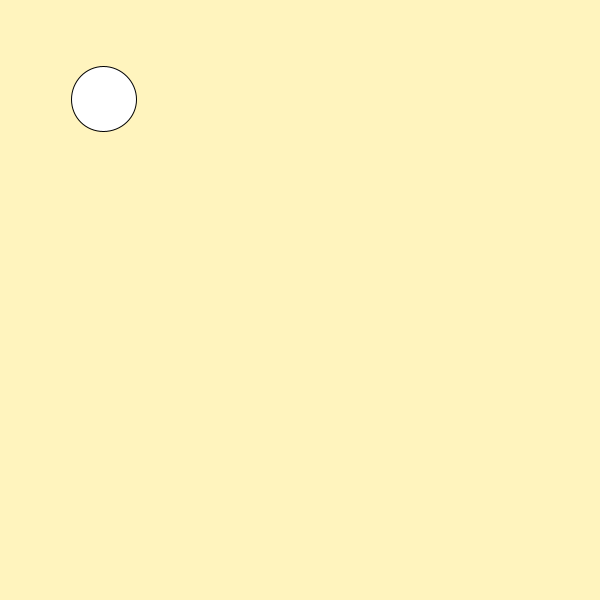
Frame 1 (no input)
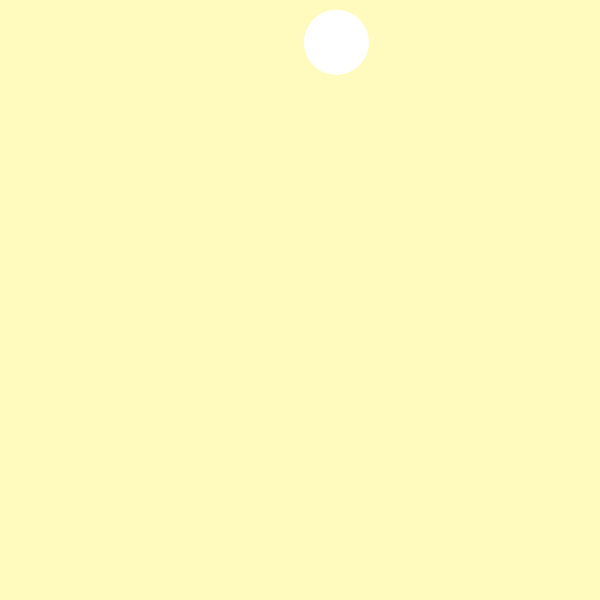
Frame 60 (the mouse pressed at the canvas centre just before this capture)
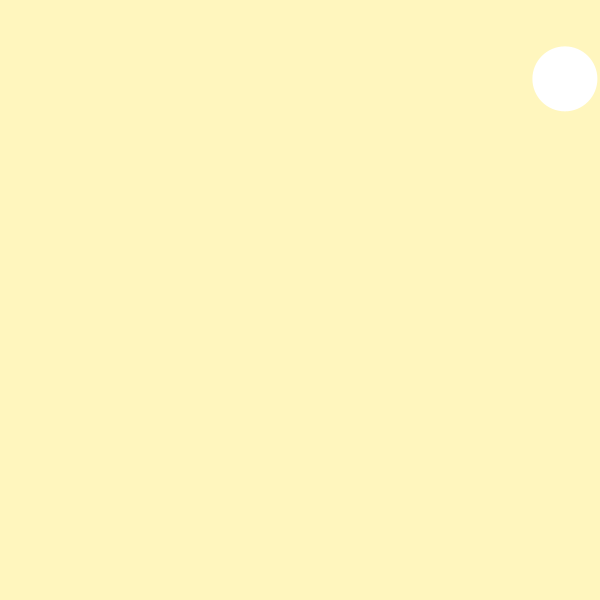
Frame 120 (the mouse held since frame 60 and released just before this capture)

The Processing sketch that drew these frames (run headless with seeded random() and noise(); from frame 60 on, the mouse is pressed at the canvas centre):

// Processing sketch: Code1_Week4_HW
// ── Code1_Week4_HW.pde
float xPos = 100, yPos = 100;
float xSpeed, ySpeed;
int size = 65;
float distance;
boolean withinshape = false;

void setup(){
  size(600, 600);
  xSpeed = random(2, 5);
  ySpeed = random(-2, 2);
}

void draw(){
  int b, g;
  
  b = int(map(yPos, 0, height, 255, 190));
  g = int(map(yPos, 0, height, 190, 190));
  
  background(255, b, g);
  
  xPos += xSpeed;
  yPos += ySpeed;
  
  distance = dist(mouseX, mouseY, xPos, yPos);
  
  println(distance);
 
  if(xPos > width-size/2 || xPos < size/2){
    xSpeed = -xSpeed;
  }
  if(yPos > height-size/2 || yPos < size/2){
    ySpeed = -ySpeed;
  }   
   ellipse(xPos, yPos, size, size);
  noStroke();
  
  if (distance < size/2)
  {
    withinshape = true;
  }else{
    withinshape = false;
  }
  
  if (withinshape == true)
  {
    println("true");
  }else{
    println("false");
  }
}

  void mousePressed(){
    if (distance < size/2)
    {
      xPos = random(100,500);
      yPos = random(100, 500);
    }
  }
